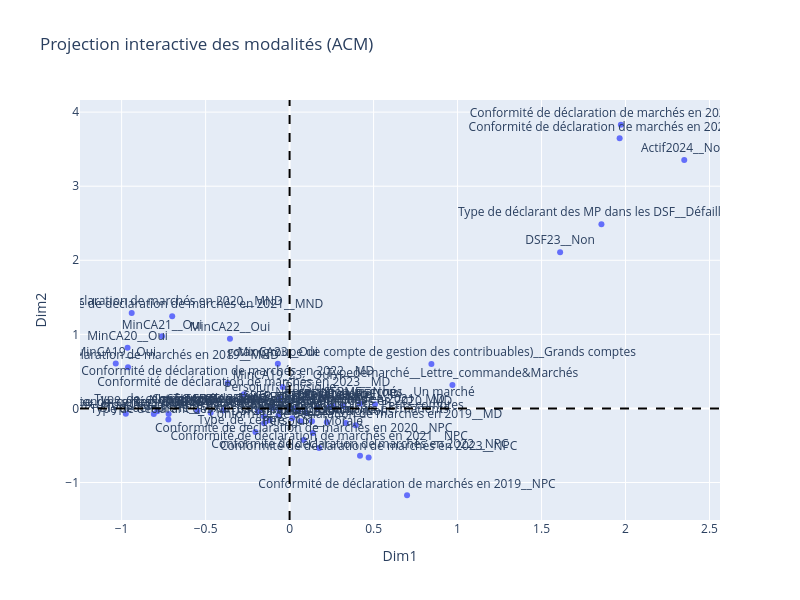

The code cell stored with this chart in its notebook:
### Code cell
import plotly.express as px

# Coordonnées des modalités
coords_mod = mca.column_coordinates(X)  # DataFrame avec toutes les modalités

# On transforme en DataFrame "long" : chaque modalité devient une ligne
df_mod = coords_mod.reset_index()  # "index" contient les noms des modalités
df_mod.columns = ["Modalité"] + [f"Dim{i+1}" for i in range(coords_mod.shape[1])]

# On ne garde que les deux premières dimensions pour le plot
df_mod = df_mod[["Modalité", "Dim1", "Dim2"]]

# Scatter plot interactif
fig = px.scatter(
    df_mod,
    x="Dim1",
    y="Dim2",
    text="Modalité",
    hover_data=["Modalité", "Dim1", "Dim2"],
    title="Projection interactive des modalités (ACM)",
    width=800,   # largeur en pixels
    height=600    # hauteur en pixels
)
fig.update_traces(textposition='top center')
fig.add_hline(y=0, line_dash="dash", line_color="black")
fig.add_vline(x=0, line_dash="dash", line_color="black")
fig.show()

### Figure 1 — Plotly figure (JSON) as saved in the notebook; plotly's stock layout.template omitted (floating-point values rounded to 4 significant figures)
{"data": [{"customdata": [["Type_de_centre__CDI"], ["Type_de_centre__CIME"], ["Type_de_centre__CSI"], ["Type_de_centre__DGE"], ["Regime__IGS"], ["Regime__REEL"], ["Persojuri__Morale"], ["Persojuri__Physique"], ["gctax (groupe de compte de gestion des contribuables)__Grands comptes"], ["gctax (groupe de compte de gestion des contribuables)__Petits comptes"], ["Type de déclarant des MP dans les DSF__Déclarants permanents"], ["Type de déclarant des MP dans les DSF__Défaillants"], ["MinCA19__Non"], ["MinCA19__Oui"], ["Conformité de déclaration de marchés en 2019__MD"], ["Conformité de déclaration de marchés en 2019__MND"], ["Conformité de déclaration de marchés en 2019__NPC"], ["Conformité de déclaration de marchés en 2020__MD"], ["Conformité de déclaration de marchés en 2020__MND"], ["Conformité de déclaration de marchés en 2020__NPC"], ["Conformité de déclaration de marchés en 2021__MD"], ["Conformité de déclaration de marchés en 2021__MND"], ["Conformité de déclaration de marchés en 2021__NPC"], ["Conformité de déclaration de marchés en 2022__MD"], ["Conformité de déclaration de marchés en 2022__MND"], ["Conformité de déclaration de marchés en 2022__NPC"], ["Conformité de déclaration de marchés en 2023__MD"], ["Conformité de déclaration de marchés en 2023__MND"], ["Conformité de déclaration de marchés en 2023__NPC"], ["MinCA20__Non"], ["MinCA20__Oui"], ["MinCA21__Non"], ["MinCA21__Oui"], ["MinCA22__Non"], ["MinCA22__Oui"], ["MinCA23__Non"], ["MinCA23__Oui"], ["MinCA19_23__Non"], ["MinCA19_23__Oui"], ["Nbprestation_marchés__Deux marchés"], ["Nbprestation_marchés__Plus de deux marchés"], ["Nbprestation_marchés__Un marché"], ["Typedemarché__Bons_commande"], ["Typedemarché__Lettre_commande&Marchés"], ["Typedemarché__Mixte"], ["DSF23__Non"], ["DSF23__Oui"], ["SBTP__Non"], ["SBTP__Oui"], ["SERM__Non"], ["SERM__Oui"], ["SFBME__Non"], ["SFBME__Oui"], ["SPSOE__Non"], ["SPSOE__Oui"], ["Actif2024__Non"], ["Actif2024__Oui"], ["STLM__Non"], ["STLM__Oui"]], "hovertemplate": "Dim1=%{x}<br>Dim2=%{y}<br>Modalité=%{customdata[0]}<extra></extra>", "legendgroup": "", "marker": {"color": "#636efa", "symbol": "circle"}, "mode": "markers+text", "name": "", "orientation": "v", "showlegend": false, "text": ["Type_de_centre__CDI", "Type_de_centre__CIME", "Type_de_centre__CSI", "Type_de_centre__DGE", "Regime__IGS", "Regime__REEL", "Persojuri__Morale", "Persojuri__Physique", "gctax (groupe de compte de gestion des contribuables)__Grands comptes", "gctax (groupe de compte de gestion des contribuables)__Petits comptes", "Type de déclarant des MP dans les DSF__Déclarants permanents", "Type de déclarant des MP dans les DSF__Défaillants", "MinCA19__Non", "MinCA19__Oui", "Conformité de déclaration de marchés en 2019__MD", "Conformité de déclaration de marchés en 2019__MND", "Conformité de déclaration de marchés en 2019__NPC", "Conformité de déclaration de marchés en 2020__MD", "Conformité de déclaration de marchés en 2020__MND", "Conformité de déclaration de marchés en 2020__NPC", "Conformité de déclaration de marchés en 2021__MD", "Conformité de déclaration de marchés en 2021__MND", "Conformité de déclaration de marchés en 2021__NPC", "Conformité de déclaration de marchés en 2022__MD", "Conformité de déclaration de marchés en 2022__MND", "Conformité de déclaration de marchés en 2022__NPC", "Conformité de déclaration de marchés en 2023__MD", "Conformité de déclaration de marchés en 2023__MND", "Conformité de déclaration de marchés en 2023__NPC", "MinCA20__Non", "MinCA20__Oui", "MinCA21__Non", "MinCA21__Oui", "MinCA22__Non", "MinCA22__Oui", "MinCA23__Non", "MinCA23__Oui", "MinCA19_23__Non", "MinCA19_23__Oui", "Nbprestation_marchés__Deux marchés", "Nbprestation_marchés__Plus de deux marchés", "Nbprestation_marchés__Un marché", "Typedemarché__Bons_commande", "Typedemarché__Lettre_commande&Marchés", "Typedemarché__Mixte", "DSF23__Non", "DSF23__Oui", "SBTP__Non", "SBTP__Oui", "SERM__Non", "SERM__Oui", "SFBME__Non", "SFBME__Oui", "SPSOE__Non", "SPSOE__Oui", "Actif2024__Non", "Actif2024__Oui", "STLM__Non", "STLM__Oui"], "textposition": "top center", "type": "scatter", "x": [0.3196, -0.788, -0.2037, -0.9752, -0.7202, 0.3196, 0.1386, -0.05634, 0.8443, -0.1526, -0.1198, 1.857, 0.3345, -1.035, 0.3937, -0.962, 0.6992, 0.09549, -0.94, 0.08391, 0.05215, -0.6989, 0.1759, -0.3685, 1.972, 0.4193, -0.2724, 1.965, 0.4707, 0.2216, -0.9647, 0.1337, -0.7593, 0.0658, -0.355, 0.01524, -0.06998, 0.001577, -0.04091, -0.1883, -0.8085, 0.5084, -0.06032, 0.9695, -0.7217, 1.61, -0.1519, 0.02754, -0.1028, 0.2389, -0.3951, 0.419, -0.1723, 0.2609, -0.4698, 2.35, -0.06635, 0.1634, -0.5494], "xaxis": "x", "y": [0.03282, -0.0378, -0.3197, -0.07162, -0.07396, 0.03282, -0.3327, 0.1352, 0.5997, -0.1084, -0.1605, 2.488, -0.1964, 0.6075, -0.2279, 0.5575, -1.172, -0.05665, 1.287, -0.4269, -0.03081, 1.245, -0.5347, 0.3441, 3.829, -0.64, 0.1929, 3.646, -0.6622, -0.1879, 0.8181, -0.1714, 0.9735, -0.1742, 0.9399, -0.1316, 0.6044, -0.01116, 0.2894, -0.03838, -0.07471, 0.05763, -0.02808, 0.3175, -0.1488, 2.109, -0.1989, -0.002367, 0.008838, 0.01481, -0.02449, 0.06316, -0.02598, 0.03261, -0.05873, 3.353, -0.09467, 0.009949, -0.03344], "yaxis": "y"}], "layout": {"height": 600, "legend": {"tracegroupgap": 0}, "shapes": [{"line": {"color": "black", "dash": "dash"}, "type": "line", "x0": 0, "x1": 1, "xref": "x domain", "y0": 0, "y1": 0, "yref": "y"}, {"line": {"color": "black", "dash": "dash"}, "type": "line", "x0": 0, "x1": 0, "xref": "x", "y0": 0, "y1": 1, "yref": "y domain"}], "title": {"text": "Projection interactive des modalités (ACM)"}, "width": 800, "xaxis": {"anchor": "y", "domain": [0, 1], "title": {"text": "Dim1"}}, "yaxis": {"anchor": "x", "domain": [0, 1], "title": {"text": "Dim2"}}}}
